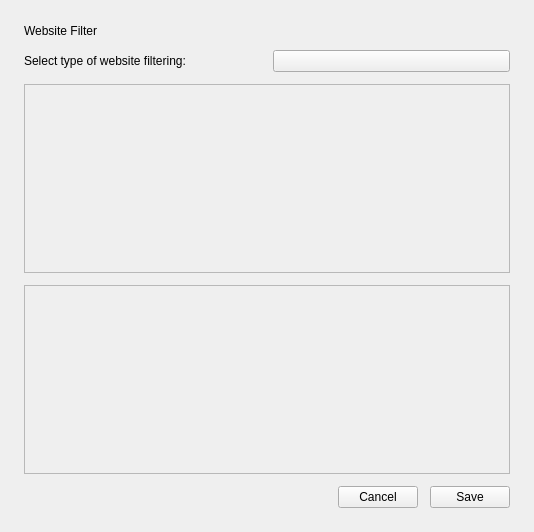
<?xml version="1.0" encoding="UTF-8"?>
<ui version="4.0">
 <class>WebsiteBlockView</class>
 <widget class="QWidget" name="WebsiteBlockView">
  <property name="geometry">
   <rect>
    <x>0</x>
    <y>0</y>
    <width>534</width>
    <height>532</height>
   </rect>
  </property>
  <property name="windowTitle">
   <string>Form</string>
  </property>
  <layout class="QHBoxLayout" name="horizontalLayout">
   <property name="leftMargin">
    <number>0</number>
   </property>
   <property name="topMargin">
    <number>0</number>
   </property>
   <property name="rightMargin">
    <number>0</number>
   </property>
   <property name="bottomMargin">
    <number>0</number>
   </property>
   <item>
    <widget class="SingleDirectionScrollArea" name="SingleDirectionScrollArea">
     <property name="styleSheet">
      <string notr="true">QScrollArea{background: transparent; border: none}</string>
     </property>
     <property name="widgetResizable">
      <bool>true</bool>
     </property>
     <widget class="QWidget" name="scrollAreaWidgetContents">
      <property name="geometry">
       <rect>
        <x>0</x>
        <y>0</y>
        <width>534</width>
        <height>532</height>
       </rect>
      </property>
      <property name="styleSheet">
       <string notr="true">QWidget#scrollAreaWidgetContents{background: transparent}</string>
      </property>
      <layout class="QVBoxLayout" name="verticalLayout">
       <property name="spacing">
        <number>12</number>
       </property>
       <property name="leftMargin">
        <number>24</number>
       </property>
       <property name="topMargin">
        <number>24</number>
       </property>
       <property name="rightMargin">
        <number>24</number>
       </property>
       <property name="bottomMargin">
        <number>24</number>
       </property>
       <item>
        <widget class="TitleLabel" name="titleLabel">
         <property name="sizePolicy">
          <sizepolicy hsizetype="Preferred" vsizetype="Fixed">
           <horstretch>0</horstretch>
           <verstretch>0</verstretch>
          </sizepolicy>
         </property>
         <property name="text">
          <string>Website Filter</string>
         </property>
        </widget>
       </item>
       <item>
        <layout class="QHBoxLayout" name="horizontalLayout_2">
         <item>
          <widget class="BodyLabel" name="blockTypeLabel">
           <property name="sizePolicy">
            <sizepolicy hsizetype="Preferred" vsizetype="Fixed">
             <horstretch>0</horstretch>
             <verstretch>0</verstretch>
            </sizepolicy>
           </property>
           <property name="text">
            <string>Select type of website filtering: </string>
           </property>
          </widget>
         </item>
         <item>
          <widget class="ComboBox" name="blockTypeComboBox"/>
         </item>
        </layout>
       </item>
       <item>
        <widget class="CodeEditor" name="blockListTextEdit">
         <property name="frameShape">
          <enum>QFrame::Shape::StyledPanel</enum>
         </property>
         <property name="frameShadow">
          <enum>QFrame::Shadow::Raised</enum>
         </property>
        </widget>
       </item>
       <item>
        <widget class="CodeEditor" name="allowListTextEdit">
         <property name="frameShape">
          <enum>QFrame::Shape::StyledPanel</enum>
         </property>
         <property name="frameShadow">
          <enum>QFrame::Shadow::Raised</enum>
         </property>
        </widget>
       </item>
       <item>
        <layout class="QHBoxLayout" name="horizontalLayout_4">
         <item>
          <spacer name="horizontalSpacer">
           <property name="orientation">
            <enum>Qt::Orientation::Horizontal</enum>
           </property>
           <property name="sizeHint" stdset="0">
            <size>
             <width>40</width>
             <height>20</height>
            </size>
           </property>
          </spacer>
         </item>
         <item>
          <widget class="PushButton" name="cancelButton">
           <property name="sizePolicy">
            <sizepolicy hsizetype="Minimum" vsizetype="Fixed">
             <horstretch>0</horstretch>
             <verstretch>0</verstretch>
            </sizepolicy>
           </property>
           <property name="text">
            <string>Cancel</string>
           </property>
          </widget>
         </item>
         <item>
          <widget class="PrimaryPushButton" name="saveButton">
           <property name="text">
            <string>Save</string>
           </property>
          </widget>
         </item>
        </layout>
       </item>
      </layout>
     </widget>
    </widget>
   </item>
  </layout>
 </widget>
 <customwidgets>
  <customwidget>
   <class>ComboBox</class>
   <extends>QPushButton</extends>
   <header>qfluentwidgets</header>
  </customwidget>
  <customwidget>
   <class>PushButton</class>
   <extends>QPushButton</extends>
   <header>qfluentwidgets</header>
  </customwidget>
  <customwidget>
   <class>PrimaryPushButton</class>
   <extends>PushButton</extends>
   <header>qfluentwidgets</header>
  </customwidget>
  <customwidget>
   <class>SingleDirectionScrollArea</class>
   <extends>QScrollArea</extends>
   <header>qfluentwidgets</header>
   <container>1</container>
  </customwidget>
  <customwidget>
   <class>BodyLabel</class>
   <extends>QLabel</extends>
   <header>qfluentwidgets</header>
  </customwidget>
  <customwidget>
   <class>TitleLabel</class>
   <extends>QLabel</extends>
   <header>qfluentwidgets</header>
  </customwidget>
  <customwidget>
   <class>CodeEditor</class>
   <extends>QFrame</extends>
   <header>prefabs.codeEditor</header>
   <container>1</container>
  </customwidget>
 </customwidgets>
 <resources/>
 <connections/>
</ui>
